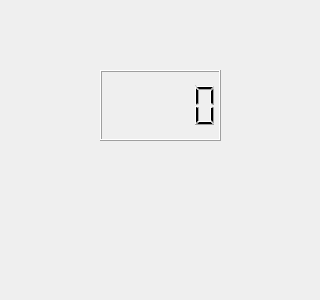
<?xml version="1.0" encoding="UTF-8"?>
<ui version="4.0">
 <class>Dialog</class>
 <widget class="QDialog" name="Dialog">
  <property name="geometry">
   <rect>
    <x>0</x>
    <y>0</y>
    <width>320</width>
    <height>300</height>
   </rect>
  </property>
  <property name="windowTitle">
   <string>Dialog</string>
  </property>
  <widget class="QLCDNumber" name="lcdNumber">
   <property name="geometry">
    <rect>
     <x>100</x>
     <y>70</y>
     <width>121</width>
     <height>71</height>
    </rect>
   </property>
  </widget>
 </widget>
 <resources/>
 <connections/>
</ui>
